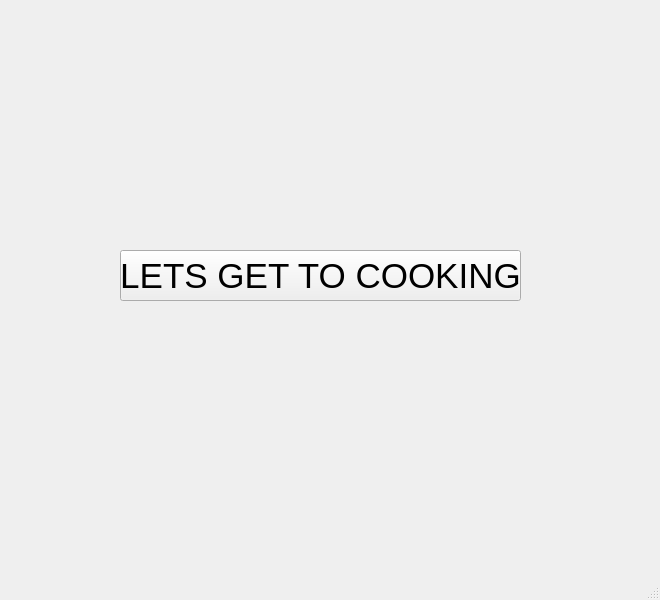
<?xml version="1.0" encoding="UTF-8"?>
<ui version="4.0">
 <class>MainWindow</class>
 <widget class="QMainWindow" name="MainWindow">
  <property name="geometry">
   <rect>
    <x>0</x>
    <y>0</y>
    <width>660</width>
    <height>600</height>
   </rect>
  </property>
  <property name="windowTitle">
   <string>MainWindow</string>
  </property>
  <widget class="QWidget" name="centralwidget">
   <widget class="QLabel" name="label">
    <property name="geometry">
     <rect>
      <x>10</x>
      <y>-10</y>
      <width>631</width>
      <height>551</height>
     </rect>
    </property>
    <property name="text">
     <string/>
    </property>
    <property name="pixmap">
     <pixmap resource="images.qrc">:/ICONS/jesse.jpg</pixmap>
    </property>
    <property name="scaledContents">
     <bool>true</bool>
    </property>
   </widget>
   <widget class="QPushButton" name="pushButton">
    <property name="geometry">
     <rect>
      <x>120</x>
      <y>250</y>
      <width>401</width>
      <height>51</height>
     </rect>
    </property>
    <property name="font">
     <font>
      <pointsize>26</pointsize>
     </font>
    </property>
    <property name="text">
     <string>LETS GET TO COOKING</string>
    </property>
   </widget>
  </widget>
  <widget class="QMenuBar" name="menubar">
   <property name="geometry">
    <rect>
     <x>0</x>
     <y>0</y>
     <width>660</width>
     <height>22</height>
    </rect>
   </property>
  </widget>
  <widget class="QStatusBar" name="statusbar"/>
 </widget>
 <resources>
  <include location="images.qrc"/>
 </resources>
 <connections/>
</ui>
